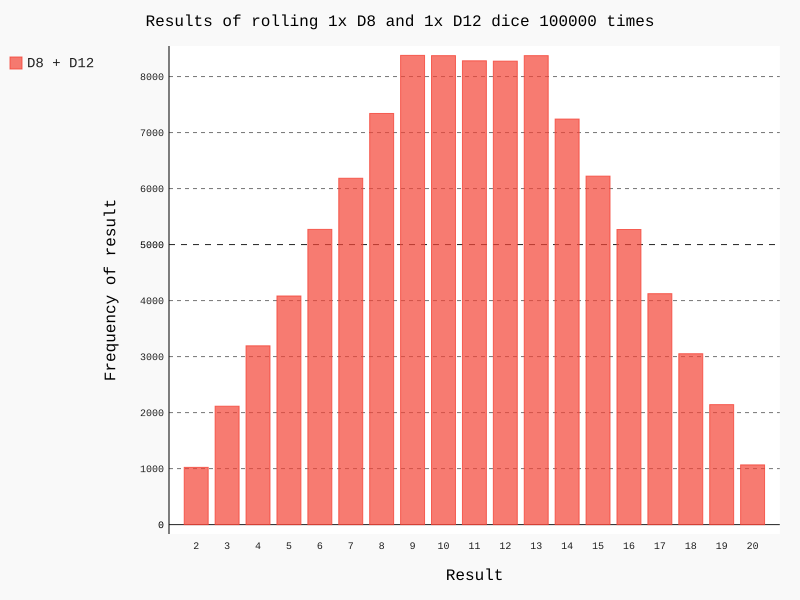

Write Python code to recreate this figure.
from die import Die

import pygal

# create a D8 and a D12

die_1 = Die(8)
die_2 = Die(12)

# make 100000 rolls, store results in a list
results = [die_1.roll() + die_2.roll() for roll_num in range(100000)]

# analyse the results
max_result = die_1.num_sides + die_2.num_sides
frequencies = [results.count(value) for value in range(2, max_result + 1)]

# visualise the results
hist = pygal.Bar()

hist.title = "Results of rolling 1x D8 and 1x D12 dice 100000 times"
hist.x_labels = [str(x) for x in range(2, max_result+1)]
hist.x_title = "Result"
hist.y_title = "Frequency of result"

hist.add('D8 + D12', frequencies)
hist.render_to_file('different_sides_dice_visual.svg')
